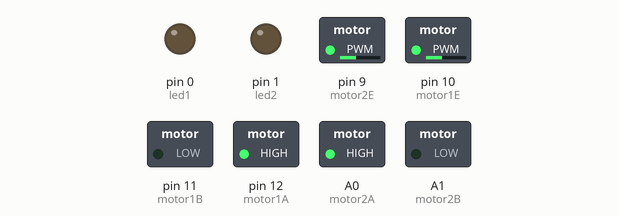
Recording of a sketch running on a simulated Arduino Uno, built with avr-gcc and run on an emulated ATmega328P. On the bench: switched loads named in the sketch (green lamp = pin HIGH), output pins drawn as LEDs (lit = HIGH).

Above: at 0.15 s.
At 1.05 s:
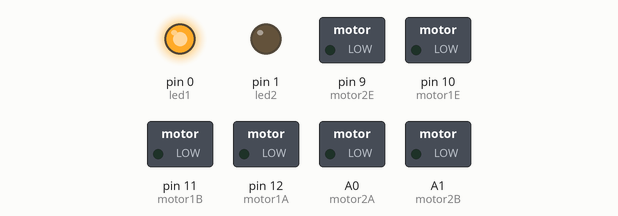
Timing chart, 0 to 3.1 s (numbered marks = the images above):
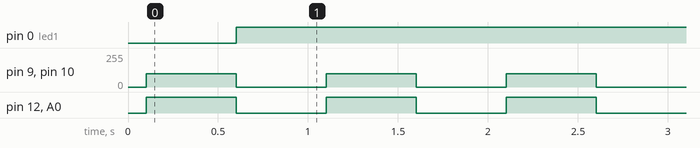

The sketch:

RobotNew.ino
```cpp
int motor1A = 12;
int motor1B = 11;
int motor1E = 10;

int motor2A = A0;
int motor2B = A1;
int motor2E = 9;

int led1=0;
int led2=1;
int button=7;
int getRect = 0;

void setup() {
  pinMode(motor1A, OUTPUT);
  pinMode(motor1B, OUTPUT);
  pinMode(motor1E, OUTPUT);
  pinMode(motor2A, OUTPUT);
  pinMode(motor2B, OUTPUT);
  pinMode(motor2E, OUTPUT);
  pinMode(led1, OUTPUT);
  pinMode(led2, OUTPUT);
  pinMode(button, INPUT);
  digitalWrite(led1, LOW);
  delay(100);
}

void loop() {
  digitalWrite(motor1A,HIGH);
  digitalWrite(motor1B,LOW);
  digitalWrite(motor2A,HIGH);
  digitalWrite(motor2B,LOW);
  analogWrite(motor1E, 100);
  analogWrite(motor2E, 100);
  delay(500);
  digitalWrite(motor1A,LOW);
  digitalWrite(motor1B,LOW);
  digitalWrite(motor2A,LOW);
  digitalWrite(motor2B,LOW);
  analogWrite(motor1E, 0);
  analogWrite(motor2E, 0);
  digitalWrite(led1, HIGH);
  delay(500);
}

//Movement methods

void movement(int leftMotor, int rightMotor) {
  if (leftMotor < 0) {
    digitalWrite(motor1A,LOW);
    digitalWrite(motor1B,HIGH);
  }
  else if (leftMotor == 0) {
    digitalWrite(motor1A,LOW);
    digitalWrite(motor1B,LOW);
  }
  else {
    digitalWrite(motor1A,HIGH);
    digitalWrite(motor1B,LOW);
  }
  //leftMotor E'yi buraya mı alsam?
  if (rightMotor < 0) {
    digitalWrite(motor2A,LOW);
    digitalWrite(motor2B,HIGH);
  }
  else if (rightMotor == 0) {
    digitalWrite(motor2A,LOW);
    digitalWrite(motor2B,LOW);
  }
  else {
    digitalWrite(motor2A,HIGH);
    digitalWrite(motor2B,LOW);
  }
  powerMotor(motor1E, abs(leftMotor));
  powerMotor(motor2E, abs(rightMotor));
}

void powerMotor(int port, int power) {
  analogWrite(port, power);
}
void stopper(){
  movement(0,0);
}
void forward(int leftMotor, int rightMotor){
  movement(leftMotor,rightMotor);
}
void backward(int leftMotor, int rightMotor){
  movement(-1*leftMotor,-1*rightMotor);
}
void leftOneWheel(int leftMotor, int rightMotor){
  movement(leftMotor,rightMotor);
}
void rightOneWheel(int leftMotor, int rightMotor){
  movement(leftMotor,rightMotor);
}
void leftReverse(int leftMotor, int rightMotor){
  movement(-1*leftMotor,rightMotor);
}
void rightReverse(int leftMotor, int rightMotor){
  movement(leftMotor,-1*rightMotor);
}
```

Measured:
- by itself, pin 0 (led1): LOW → HIGH at 0.60 s
- by itself, pin 9 (motor2E), pin 10 (motor1E): alternates 100/255 for 0.50 s and 0/255 for 0.50 s
- by itself, pin 12 (motor1A), A0 (motor2A): alternates HIGH for 0.50 s and LOW for 0.50 s
